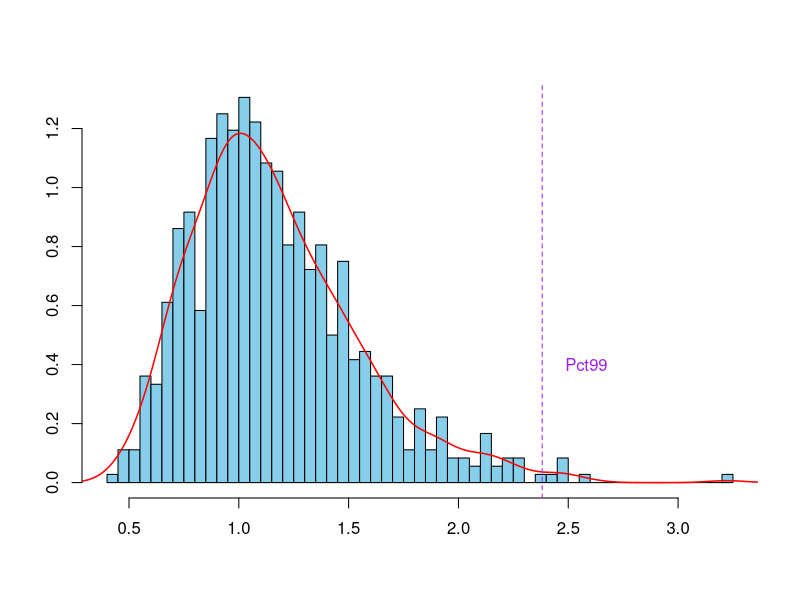

Write R code to recreate this figure.
set.seed(123)
n <- 720          # frequency 5 s     #<<
meanlog <- 0.1    # avg               #<<
sdlog <- 0.33     # standard dev      #<<
pct <- 0.99       # fixed percentile  #<<

# generate data log-norm
log_data <- rlnorm(n,
                   meanlog = meanlog,
                   sdlog = sdlog)

# plot histogram
hist(log_data, breaks = 50, 
     probability = TRUE,
     main = NULL,
     xlab = NULL, ylab = NULL,
     col = "skyblue")

# plot density curve
lines(density(log_data),
      col = "red", lwd = 1.5)

# calculate Pct99, quantile
ql99 <- qlnorm(pct,               #<< 
               meanlog = meanlog, #<<
               sdlog = sdlog)     #<<

# plot line Pct99
abline(v = ql99, 
       col = "purple", 
       lty="dashed") 

# plot text Pct99
text(ql99 + 0.2, 0.4, 
     labels = "Pct99", col = "purple")


###########################


# sample mean in original scale
# for pollutant monitored with high frequency
m_hf <- 10^meanlog
m_hf

# dev st in original scale
# for pollutant monitored with high frequency
s_hf <- 10^sdlog
s_hf

# calculate CV adimensional
cv <- s_hf/m_hf
cv 
# serve per stimare devizione standard di inquinanti low frequency
# assunto di base è che cv sia rappresentativo di inquinante low frequency
# s_lf = cv * m_lf

# Pct99 in original scale
# for pollutant monitored with high frequency
q99_hf <- 10^ql99
q99_hf

# raporto tra Pct99 e media
r99 <- q99_hf/m_hf
r99

# utilizzo il rapporto per stimare P99 a partire dalla media nota
# per gli inquinanti low freq
# r99 * m_lf 
